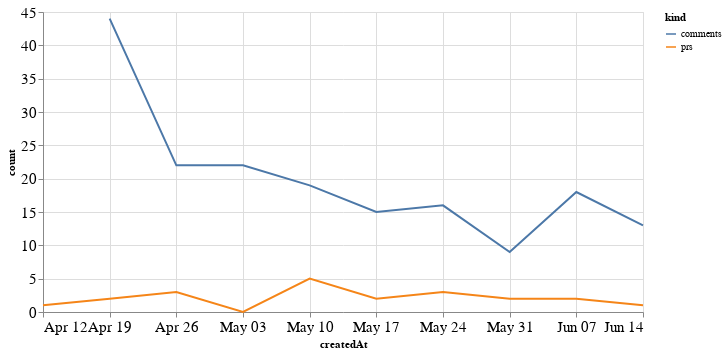

Source (notebook cell):
### Code cell
alt.Chart(total_time, width=600).mark_line().encode(
    x='createdAt',
    y='count',
    color='kind'
)

### Figure 1 — Vega-Lite specification as saved in the notebook (floating-point values rounded to 4 significant figures)
{"config": {"axisLeft": {"labelFontSize": 15}, "axisBottom": {"labelFontSize": 15}}, "data": {"name": "data-cf0004482f255ebdb59ca3e37893ab32"}, "mark": "line", "encoding": {"color": {"type": "nominal", "field": "kind"}, "x": {"type": "temporal", "field": "createdAt"}, "y": {"type": "quantitative", "field": "count"}}, "width": 600, "$schema": "https://vega.github.io/schema/vega-lite/v4.8.1.json", "datasets": {"data-cf0004482f255ebdb59ca3e37893ab32": [{"createdAt": "2020-04-12T00:00:00", "kind": "prs", "count": 1.0}, {"createdAt": "2020-04-19T00:00:00", "kind": "prs", "count": 2.0}, {"createdAt": "2020-04-26T00:00:00", "kind": "prs", "count": 3.0}, {"createdAt": "2020-05-03T00:00:00", "kind": "prs", "count": 0.0}, {"createdAt": "2020-05-10T00:00:00", "kind": "prs", "count": 5.0}, {"createdAt": "2020-05-17T00:00:00", "kind": "prs", "count": 2.0}, {"createdAt": "2020-05-24T00:00:00", "kind": "prs", "count": 3.0}, {"createdAt": "2020-05-31T00:00:00", "kind": "prs", "count": 2.0}, {"createdAt": "2020-06-07T00:00:00", "kind": "prs", "count": 2.0}, {"createdAt": "2020-06-14T00:00:00", "kind": "prs", "count": 1.0}, {"createdAt": "2020-04-12T00:00:00", "kind": "comments", "count": null}, {"createdAt": "2020-04-19T00:00:00", "kind": "comments", "count": 44.0}, {"createdAt": "2020-04-26T00:00:00", "kind": "comments", "count": 22.0}, {"createdAt": "2020-05-03T00:00:00", "kind": "comments", "count": 22.0}, {"createdAt": "2020-05-10T00:00:00", "kind": "comments", "count": 19.0}, {"createdAt": "2020-05-17T00:00:00", "kind": "comments", "count": 15.0}, {"createdAt": "2020-05-24T00:00:00", "kind": "comments", "count": 16.0}, {"createdAt": "2020-05-31T00:00:00", "kind": "comments", "count": 9.0}, {"createdAt": "2020-06-07T00:00:00", "kind": "comments", "count": 18.0}, {"createdAt": "2020-06-14T00:00:00", "kind": "comments", "count": 13.0}]}}
